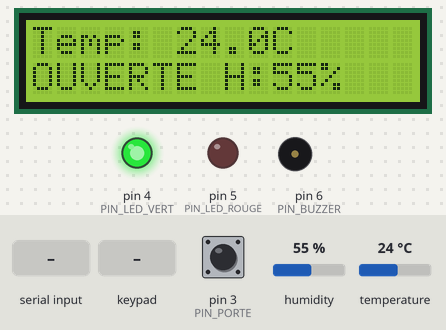
A sketch run on a simulated Arduino Uno, built with avr-gcc and run on an emulated ATmega328P. On the bench: 16×2 character LCD, output pins drawn as LEDs (lit = HIGH), buzzer (waves = sounding). Inputs (shaded band) come from the test bench; at power-on: pin 3 (PIN_PORTE) HIGH, humidity 55 %, temperature 24 °C. What the sketch prints to the serial monitor is not drawn.

Above: at 2.6 s.
2.7 s: "LOCK\n" received over Serial
At 3.8 s:
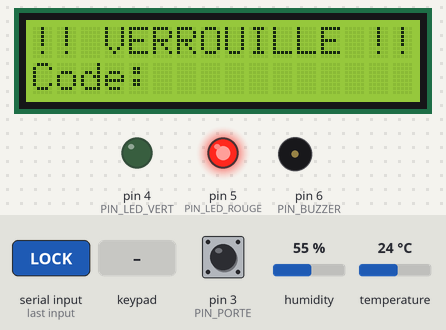
4.2 s: keypad keys 1 2 3 4 A pressed 0.4 s apart
At 6.5 s:
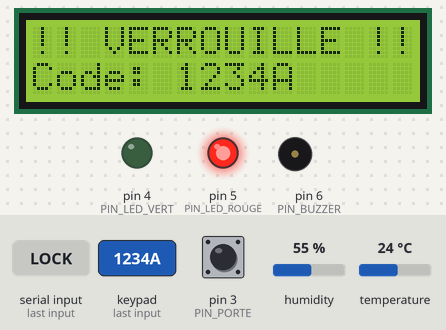
7.7 s: key 'A' pressed
At 8.9 s:
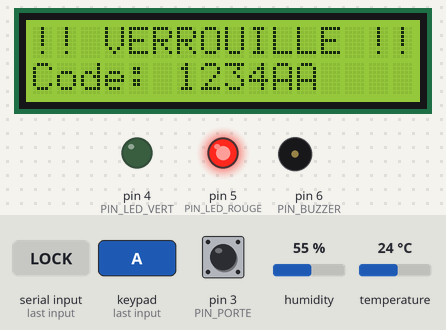
9.2 s: key 'B' pressed
At 10.4 s:
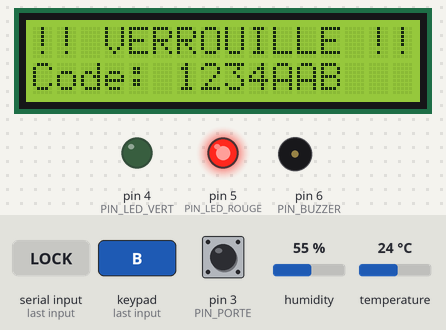
10.7 s: keypad keys 1 2 3 4 D pressed 0.4 s apart
At 13.3 s:
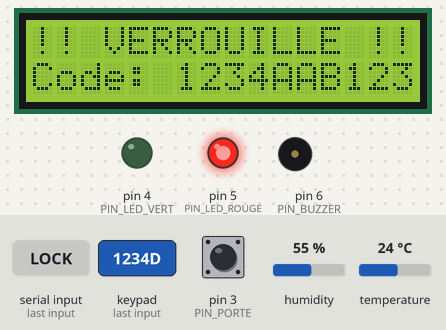
14.2 s: key 'C' pressed
At 15.4 s:
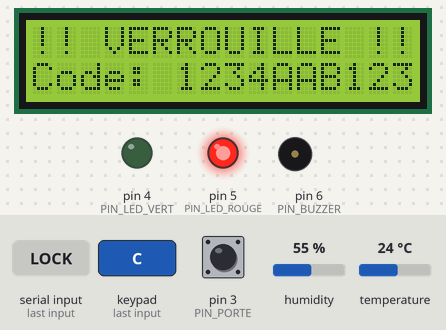
Timing chart, 0 to 16.7 s (numbered marks = the images above; inputs shaded):
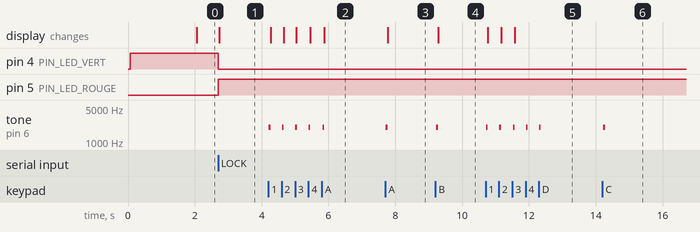

The sketch:

Fridhy_Main.ino
```cpp
#include <Wire.h>
#include <LiquidCrystal_I2C.h>
#include <Keypad.h>
#include <DHT.h>

// --- CONFIGURATION PIN ---
#define PIN_DHT 2
#define PIN_PORTE 3
#define PIN_LED_VERT 4
#define PIN_LED_ROUGE 5
#define PIN_BUZZER 6

#define DHTTYPE DHT11
DHT dht(PIN_DHT, DHTTYPE);
LiquidCrystal_I2C lcd(0x27, 16, 2);

// Configuration Clavier 4x4
const byte ROWS = 4; const byte COLS = 4;
char keys[ROWS][COLS] = {{'1','2','3','A'},{'4','5','6','B'},{'7','8','9','C'},{'*','0','#','D'}};
byte rowPins[ROWS] = {7, 8, 9, 10};
byte colPins[COLS] = {11, 12, A0, A1};
Keypad keypad = Keypad(makeKeymap(keys), rowPins, colPins, ROWS, COLS);

// Variables d'état
bool isLocked = false;
String inputCode = "";
const String SECRET_CODE = "1234"; // Code PIN
unsigned long lastTime = 0;

void setup() {
  Serial.begin(9600); // Communication Série avec Java
  pinMode(PIN_PORTE, INPUT_PULLUP);
  pinMode(PIN_LED_VERT, OUTPUT); pinMode(PIN_LED_ROUGE, OUTPUT); pinMode(PIN_BUZZER, OUTPUT);

  lcd.init(); lcd.backlight();
  dht.begin();
}

void loop() {
  gestionSerie(); // Écoute les ordres du PC (LOCK/UNLOCK)

  if (isLocked) {
    modeVerrouille();
  } else {
    modeNormal();
  }
}

void modeNormal() {
  digitalWrite(PIN_LED_VERT, HIGH); digitalWrite(PIN_LED_ROUGE, LOW);

  // Envoi des données toutes les 2 secondes
  if (millis() - lastTime >= 2000) {
    lastTime = millis();
    float t = dht.readTemperature();
    float h = dht.readHumidity();
    bool isClosed = (digitalRead(PIN_PORTE) == LOW);

    // Affichage LCD
    lcd.setCursor(0, 0); lcd.print("Temp: " + String(t, 1) + "C    ");
    lcd.setCursor(0, 1); lcd.print(isClosed ? "FERMEE H:" : "OUVERTE H:"); lcd.print(String(h, 0) + "%");

    // Envoi au Serveur Java (Protocole: DATA;temp;hum;porte)
    Serial.print("DATA;"); Serial.print(t); Serial.print(";"); Serial.print(h); Serial.print(";"); Serial.println(isClosed ? "1" : "0");
  }
}

void modeVerrouille() {
  digitalWrite(PIN_LED_VERT, LOW); digitalWrite(PIN_LED_ROUGE, HIGH);
  lcd.setCursor(0, 0); lcd.print("!! VERROUILLE !!");
  lcd.setCursor(0, 1); lcd.print("Code: " + inputCode + "    ");

  char key = keypad.getKey();
  if (key) {
    tone(PIN_BUZZER, 2000, 50);
    if (key == '#') { // Validation
      if (inputCode == SECRET_CODE) {
        isLocked = false; inputCode = ""; lcd.clear();
        Serial.println("EVENT;UNLOCKED_BY_USER");
      } else {
        tone(PIN_BUZZER, 200, 500); inputCode = ""; // Erreur
      }
    } else if (key == '*') {
      inputCode = "";
    } else {
      inputCode += key;
    }
  }
}

void gestionSerie() {
  if (Serial.available() > 0) {
    String cmd = Serial.readStringUntil('\n');
    cmd.trim();
    if (cmd == "LOCK") { isLocked = true; inputCode = ""; lcd.clear(); }
    if (cmd == "UNLOCK") { isLocked = false; lcd.clear(); }
  }
}
```

Measured:
- after the input at 2.7 s, pin 4 (PIN_LED_VERT): HIGH → LOW at once; pin 5 (PIN_LED_ROUGE): LOW → HIGH at once; the display: changes at once (image 1)
- after the input at 4.2 s, tone on pin 6 (PIN_BUZZER): alternates 2000 Hz for 0.05 s and silent for 0.35 s, 10 changes in all, then stays silent, starting at once; the display: first changes after 0.07 s (image 2 shows a later state)
- after the input at 7.7 s, tone on pin 6 (PIN_BUZZER): silent → 2000 Hz at once, → silent 0.05 s later; the display: changes after 0.07 s (image 3)
- after the input at 9.2 s, tone on pin 6 (PIN_BUZZER): silent → 2000 Hz at once, → silent 0.05 s later; the display: changes after 0.08 s (image 4)
- after the input at 10.7 s, tone on pin 6 (PIN_BUZZER): alternates 2000 Hz for 0.05 s and silent for 0.35 s, 10 changes in all, then stays silent, starting at once; the display: first changes after 0.07 s (image 5 shows a later state)
- after the input at 14.2 s, tone on pin 6 (PIN_BUZZER): silent → 2000 Hz at once, → silent 0.05 s later
